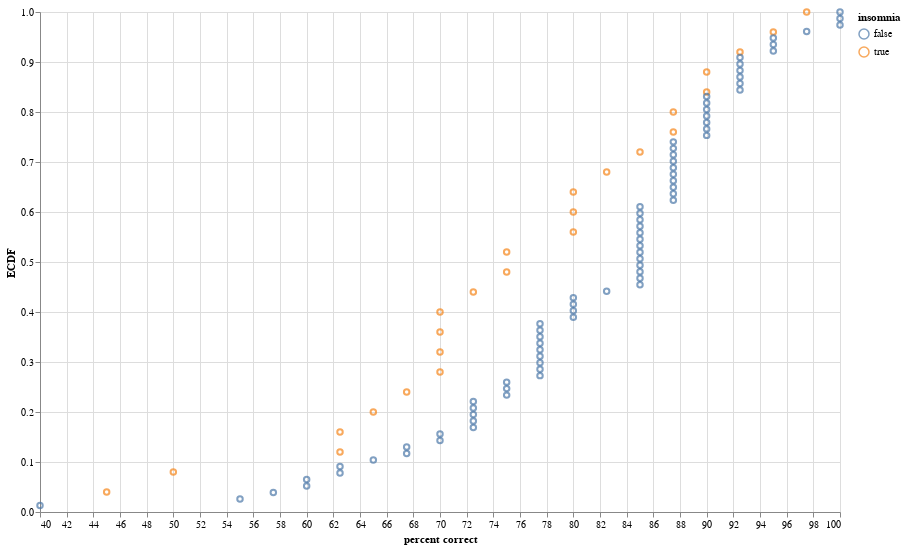

The notebook cell this image was saved under:
### Code cell
alt.Chart(df,
    height=500,
    width=800
    ).mark_point(
    ).encode(
        x=alt.X('percent correct:Q', scale=alt.Scale(zero=False)),
        y=alt.Y('percent correct ecdf_y grouped by insomnia:Q',
                title='ECDF'),
        color='insomnia:N')
